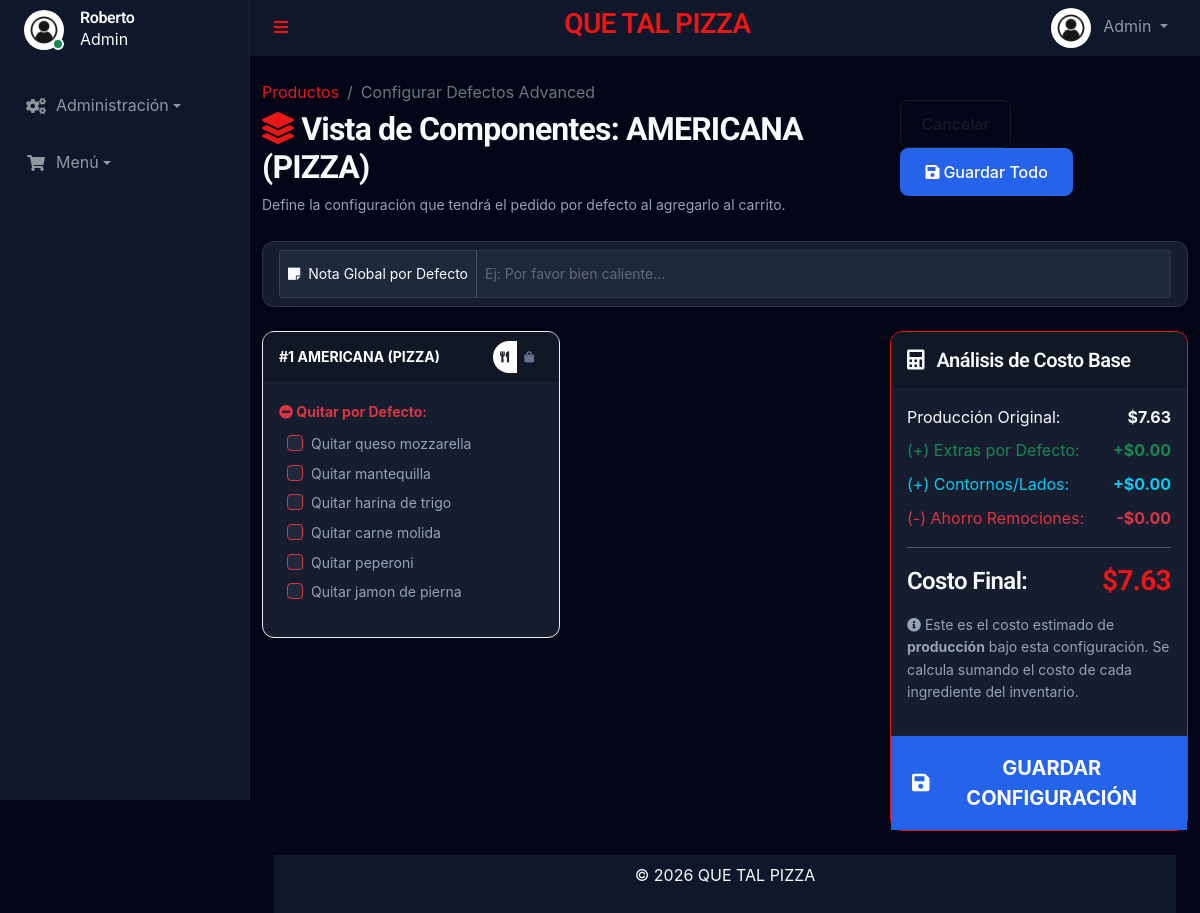
Before: /admin/configurar_defecto.php?id=202 (signed in) with the older database file.
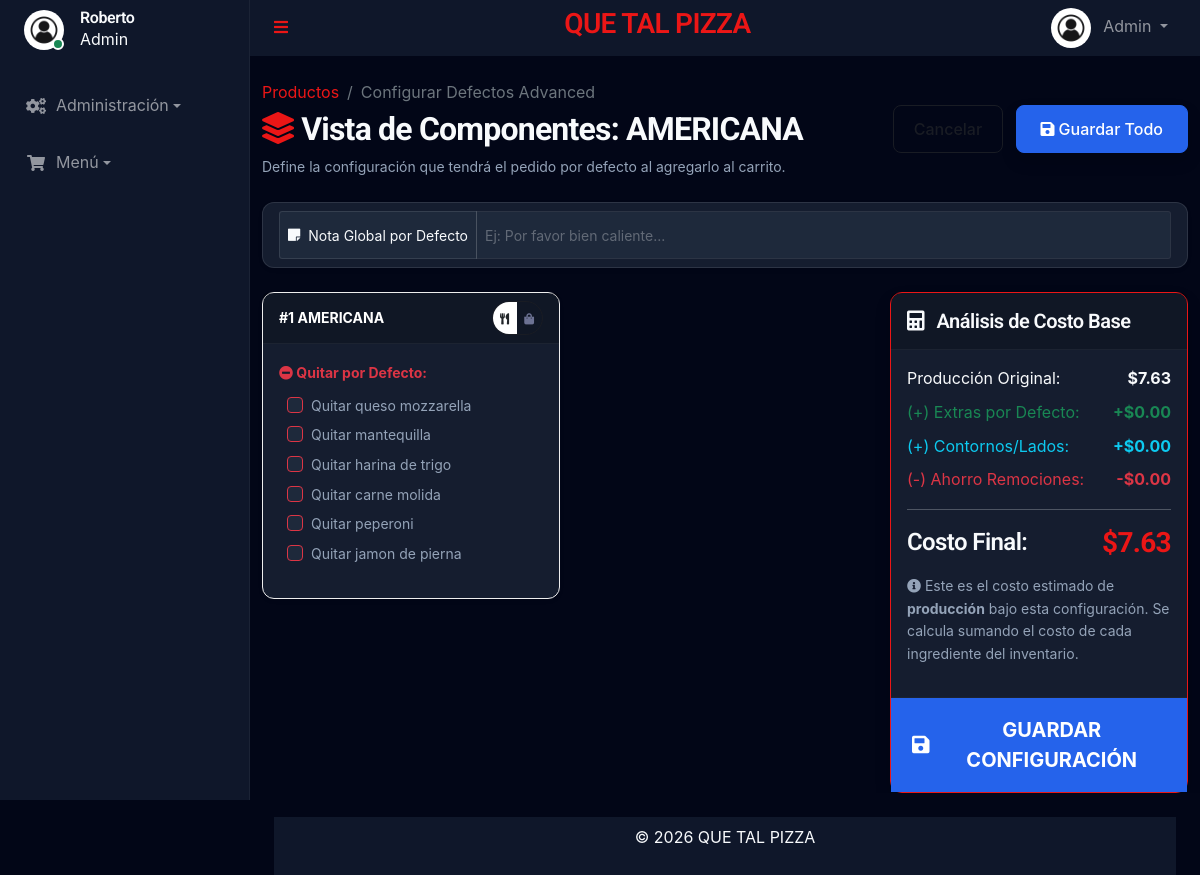
After: the same page with the newer database file.
### tables this page shows
CREATE TABLE `products` (
  `id` int(11) NOT NULL,
  `name` varchar(100) NOT NULL,
  `description` text DEFAULT NULL,
  `price_usd` decimal(10,2) NOT NULL,
  `price_ves` decimal(10,2) NOT NULL,
  `stock` int(11) NOT NULL,
  `product_type` enum('simple','compound','prepared') DEFAULT 'simple',
  `kitchen_station` enum('pizza','kitchen','bar') DEFAULT 'kitchen',
  `image_url` varchar(255) DEFAULT NULL,
  `created_at` timestamp NULL DEFAULT current_timestamp(),
  `profit_margin` decimal(5,2) NOT NULL DEFAULT 20.00,
  `updated_at` timestamp NULL DEFAULT NULL,
  `linked_manufactured_id` int(11) DEFAULT NULL,
  `max_sides` int(11) DEFAULT 0,
  `min_stock` int(11) DEFAULT 5,
  `category_id` int(11) DEFAULT NULL
);

### funciones/ProductManager.php (called while the page is built, shortened)
<?php
class ProductManager
{
    private $db;
    public function __construct($db = null)
    {
        $this->db = $db ?: Database::getConnection();
    }
    public function getProductById($id)
    {
        $stmt = $this->db->prepare("SELECT p.*, c.name as category_name, c.kitchen_station as category_station
                                    FROM products p
                                    LEFT JOIN categories c ON p.category_id = c.id
                                    WHERE p.id = ?");
        $stmt->execute([$id]);
        return $stmt->fetch(PDO::FETCH_ASSOC) ?: null;
    }
    public function getProductComponents($productId, $depth = 0)
    {
        $sql = "SELECT pc.*,
                CASE
                    WHEN pc.component_type = 'raw' THEN rm.name
                    WHEN pc.component_type = 'manufactured' THEN mp.name
                    WHEN pc.component_type = 'product' THEN p.name
                END as item_name,
                CASE
                    WHEN pc.component_type = 'raw' THEN rm.unit
                    WHEN pc.component_type = 'manufactured' THEN mp.unit
                    WHEN pc.component_type = 'product' THEN 'und'
                END as item_unit,
                CASE
                    WHEN pc.component_type = 'raw' THEN rm.cost_per_unit
                    WHEN pc.component_type = 'manufactured' THEN mp.unit_cost_average
                    WHEN pc.component_type = 'product' THEN p.price_usd
                END as item_cost,
                CASE
                    WHEN pc.component_type = 'raw' THEN rm.category
                    ELSE NULL
                END as item_category,
                cat.name as category_name,
                cat.kitchen_station as category_station
                FROM product_components pc
                LEFT JOIN raw_materials rm ON pc.component_id = rm.id AND pc.component_type = 'raw'
                LEFT JOIN manufactured_products mp ON pc.component_id = mp.id AND pc.component_type = 'manufactured'
                LEFT JOIN products p ON pc.component_id = p.id AND pc.component_type = 'product'
                LEFT JOIN categories cat ON p.category_id = cat.id AND pc.component_type = 'product'
                WHERE pc.product_id = ?";
        $stmt = $this->db->prepare($sql);
        $stmt->execute([$productId]);
        $components = $stmt->fetchAll(PDO::FETCH_ASSOC);
        return $components;
    }
    public function calculateProductCost($productId, $depth = 0)
    {
        $components = $this->getProductComponents($productId, $depth);
        if (!empty($components)) {
            $totalCost = 0;
            foreach ($components as $comp) {
                $itemCost = floatval($comp['item_cost'] ?? 0);
                $totalCost += ($comp['quantity'] * $itemCost);
            }
            return $totalCost;
        }
        $product = $this->getProductById($productId);
        $price = floatval($product['price_usd'] ?? 0);
        $margin = floatval($product['profit_margin'] ?? 20);
        $cost = $price * (1 - ($margin / 100));
        return $cost;
    }
}
?>

### admin/configurar_defecto.php (the view, shortened to what the changed rows need)
<?php
require_once '../templates/autoload.php';
$productId = $_GET['id'] ?? null;
$producto = $productManager->getProductById($productId);
$isCombo = ($producto['product_type'] === 'compound');
$explodedComponents = [];
if (!$isCombo) {
    $explodedComponents[] = [
        'component_type' => 'product',
        'component_id' => $productId,
        'item_name' => $producto['name'],
        'quantity' => 1,
        'item_unit' => 'und'
    ];
}
$components = $explodedComponents;
$currentDefaults = [
    'general_note' => '',
    'items' => []
];
require_once '../templates/header.php';
?>
<div class="container-fluid mt-4" style="max-width: 1200px;">
    <div class="d-flex justify-content-between align-items-center mb-4">
        <div>
            <nav aria-label="breadcrumb">
                <ol class="breadcrumb mb-1">
                </ol>
            </nav>
            <h2 class="fw-bold"><i class="fa fa-layer-group text-primary me-2"></i>Vista de Componentes: <?= htmlspecialchars($producto['name']) ?></h2>
            <p class="text-muted small mb-0">Define la configuración que tendrá el pedido por defecto al agregarlo al carrito.</p>
        </div>
    </div>
    <form id="defaultsForm" method="POST">
        <div class="row g-3" id="componentsContainer">
            <div class="col-md-8">
                <div class="row g-3">
                    <?php foreach ($components as $idx => $comp):
                        $compId = $comp['component_id'];
                        $compType = $comp['component_type'];
                        $removableIngredients = [];
                        $baseCompCost = 0;
                        if ($compType === 'product') {
                            $baseCompCost = $productManager->calculateProductCost($compId);
                            $subCompData = $productManager->getProductById($compId);
                            if ($subCompData['product_type'] === 'prepared') {
                                $removableIngredients = $productManager->getProductComponents($compId);
                            }
                        }
                        $state = $currentDefaults['items'][$idx] ?? [
                            'consumption' => 'dine_in',
                            'remove' => [],
                            'add' => [],
                            'sides' => []
                        ];
                    ?>
                        <div class="col-md-12 col-lg-6">
                            <div class="card h-100 shadow-sm border-0 component-card" data-idx="<?= $idx ?>" data-base-cost="<?= $baseCompCost ?>">
                                <div class="card-header bg-dark text-white d-flex justify-content-between align-items-center py-2">
                                    <span class="fw-bold small">#<?= $idx + 1 ?> <?= htmlspecialchars($comp['item_name']) ?></span>
                                    <div class="btn-group btn-group-sm rounded-pill overflow-hidden border border-secondary" role="group">
                                        <label class="btn btn-outline-light py-0 px-2 border-0" for="cons_dine_<?= $idx ?>"><i class="fa fa-utensils" style="font-size: 0.8em;"></i></label>
                                        <label class="btn btn-outline-light py-0 px-2 border-0" for="cons_take_<?= $idx ?>"><i class="fa fa-shopping-bag" style="font-size: 0.8em;"></i></label>
                                    </div>
                                </div>
                                <div class="card-body p-3 overflow-auto" style="max-height: 400px;">
                                    <?php if (!empty($removableIngredients)): ?>
                                        <label class="fw-bold text-danger small mb-2"><i class="fa fa-minus-circle"></i> Quitar por Defecto:</label>
                                        <div class="mb-3 ps-2">
                                            <?php foreach ($removableIngredients as $ring):
                                                if ($ring['component_type'] !== 'raw') continue;
                                                $isRemoved = in_array($ring['component_id'], $state['remove']);
                                                $ringCost = floatval($ring['item_cost'] * $ring['quantity']);
                                            ?>
                                                <div class="form-check mb-1">
                                                    <input class="form-check-input remove-chk border-danger" type="checkbox" value="<?= $ring['component_id'] ?>"
                                                            data-idx="<?= $idx ?>" data-cost="<?= $ringCost ?>" <?= $isRemoved ? 'checked' : '' ?> onchange="updateTotalCostUI()">
                                                    <label class="form-check-label small text-muted">Quitar <?= htmlspecialchars($ring['item_name']) ?></label>
                                                </div>
                                            <?php endforeach; ?>
                                        </div>
                                    <?php endif; ?>
                                </div>
                            </div>
                        </div>
                    <?php endforeach; ?>
                </div>
            </div>
        </div>
    </form>
</div>
<?php require_once '../templates/footer.php'; ?>

Changed rows visible on the page:
changed products: name "AMERICANA (PIZZA)" → "AMERICANA"
